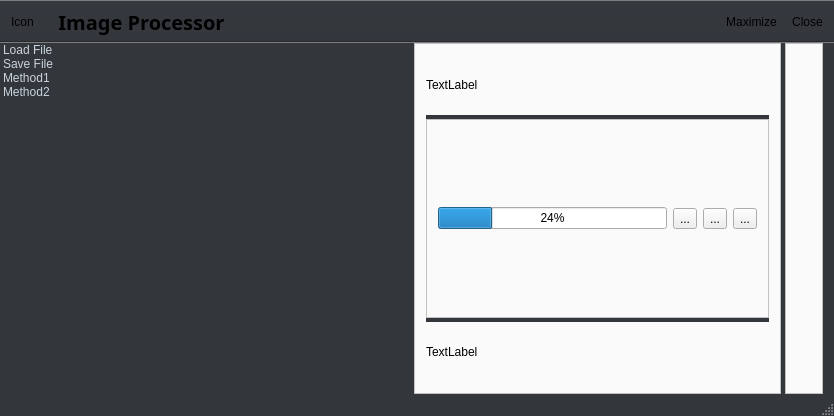
<?xml version="1.0" encoding="UTF-8"?>
<ui version="4.0">
 <class>MainWindow</class>
 <widget class="QMainWindow" name="MainWindow">
  <property name="geometry">
   <rect>
    <x>0</x>
    <y>0</y>
    <width>834</width>
    <height>416</height>
   </rect>
  </property>
  <property name="windowTitle">
   <string>MainWindow</string>
  </property>
  <property name="styleSheet">
   <string notr="true">QMainWindow{
	background-color:#33363b;
}

QToolBar {
   background-color:#33363b;
}
QToolBar::seperator{
  background-color:#33363b;
}

QSplitter::handle {
	background-color:#33363b;
}


QFrame{
       background-color:#fafafa;
}

QStatusBar {
    background-color:#33363b;
	color:#cad4de;
}
</string>
  </property>
  <widget class="QWidget" name="widget">
   <layout class="QHBoxLayout" name="horizontalLayout">
    <property name="leftMargin">
     <number>0</number>
    </property>
    <property name="topMargin">
     <number>0</number>
    </property>
    <property name="bottomMargin">
     <number>0</number>
    </property>
    <item>
     <widget class="QSplitter" name="splitter">
      <property name="orientation">
       <enum>Qt::Horizontal</enum>
      </property>
      <widget class="QListWidget" name="listWidget">
       <property name="enabled">
        <bool>true</bool>
       </property>
       <property name="styleSheet">
        <string notr="true">QListView{
background-color:#33363b;
alternate-background-color: yellow;
color:#cad4de
}

QListView {
    show-decoration-selected: 1; /* make the selection span the entire width of the view */
}

QListView::item:selected {
    border: 1px solid #6a6ea9;
}

QListView::item:selected:!active {
    background: qlineargradient(x1: 0, y1: 0, x2: 0, y2: 1,
                                stop: 0 #ABAFE5, stop: 1 #8588B2);
}

QListView::item:selected:active {
    color :#33363b;
    background: qlineargradient(x1: 0, y1: 0, x2: 0, y2: 1,
                                stop: 0 #FAFBFE, stop: 1 #DCDEF1);
}

/*QListView::item:hover {
    color :#33363b;
    background: qlineargradient(x1: 0, y1: 0, x2: 0, y2: 1,
                                stop: 0 #FAFBFE, stop: 1 #DCDEF1);
}*/</string>
       </property>
       <property name="frameShape">
        <enum>QFrame::NoFrame</enum>
       </property>
       <item>
        <property name="text">
         <string>Load File</string>
        </property>
       </item>
       <item>
        <property name="text">
         <string>Save File</string>
        </property>
       </item>
       <item>
        <property name="text">
         <string>Method1</string>
        </property>
       </item>
       <item>
        <property name="text">
         <string>Method2</string>
        </property>
       </item>
      </widget>
      <widget class="QFrame" name="frame_2">
       <property name="frameShape">
        <enum>QFrame::StyledPanel</enum>
       </property>
       <property name="frameShadow">
        <enum>QFrame::Raised</enum>
       </property>
       <layout class="QVBoxLayout" name="verticalLayout">
        <item>
         <widget class="QSplitter" name="splitter_2">
          <property name="orientation">
           <enum>Qt::Vertical</enum>
          </property>
          <widget class="QLabel" name="label">
           <property name="text">
            <string>TextLabel</string>
           </property>
          </widget>
          <widget class="QFrame" name="frame_3">
           <property name="frameShape">
            <enum>QFrame::StyledPanel</enum>
           </property>
           <property name="frameShadow">
            <enum>QFrame::Raised</enum>
           </property>
           <layout class="QHBoxLayout" name="horizontalLayout_2">
            <item>
             <widget class="QProgressBar" name="progressBar">
              <property name="value">
               <number>24</number>
              </property>
             </widget>
            </item>
            <item>
             <widget class="QToolButton" name="toolButton">
              <property name="text">
               <string>...</string>
              </property>
             </widget>
            </item>
            <item>
             <widget class="QToolButton" name="toolButton_2">
              <property name="text">
               <string>...</string>
              </property>
             </widget>
            </item>
            <item>
             <widget class="QToolButton" name="toolButton_3">
              <property name="text">
               <string>...</string>
              </property>
             </widget>
            </item>
           </layout>
          </widget>
          <widget class="QLabel" name="label_2">
           <property name="text">
            <string>TextLabel</string>
           </property>
          </widget>
         </widget>
        </item>
       </layout>
      </widget>
      <widget class="QFrame" name="frame">
       <property name="frameShape">
        <enum>QFrame::StyledPanel</enum>
       </property>
       <property name="frameShadow">
        <enum>QFrame::Raised</enum>
       </property>
       <layout class="QVBoxLayout" name="verticalLayout_2"/>
      </widget>
     </widget>
    </item>
   </layout>
  </widget>
  <widget class="QStatusBar" name="statusBar"/>
  <widget class="QToolBar" name="toolBar_3">
   <property name="windowTitle">
    <string>toolBar_3</string>
   </property>
   <property name="styleSheet">
    <string notr="true">background-color:#33363b;
color:#cad4de;
border:none;

handle::hover {
    color :#33363b;
    background: qlineargradient(x1: 0, y1: 0, x2: 0, y2: 1,
                                stop: 0 #FAFBFE, stop: 1 #DCDEF1);
	border:none;
}</string>
   </property>
   <property name="movable">
    <bool>false</bool>
   </property>
   <property name="iconSize">
    <size>
     <width>30</width>
     <height>30</height>
    </size>
   </property>
   <attribute name="toolBarArea">
    <enum>TopToolBarArea</enum>
   </attribute>
   <attribute name="toolBarBreak">
    <bool>false</bool>
   </attribute>
   <addaction name="actionIcon"/>
  </widget>
  <widget class="QToolBar" name="toolBar">
   <property name="windowTitle">
    <string>toolBar</string>
   </property>
   <property name="styleSheet">
    <string notr="true">background-color:#33363b;
color:#cad4de;
handle::font-size:25;
border:none;

handle::hover {
    color :#33363b;
    background: qlineargradient(x1: 0, y1: 0, x2: 0, y2: 1,
                                stop: 0 #FAFBFE, stop: 1 #DCDEF1);
	border:none;
}</string>
   </property>
   <property name="movable">
    <bool>false</bool>
   </property>
   <attribute name="toolBarArea">
    <enum>TopToolBarArea</enum>
   </attribute>
   <attribute name="toolBarBreak">
    <bool>false</bool>
   </attribute>
   <addaction name="actionImage_Processor"/>
  </widget>
  <widget class="QToolBar" name="toolBar_2">
   <property name="windowTitle">
    <string>toolBar_2</string>
   </property>
   <property name="layoutDirection">
    <enum>Qt::RightToLeft</enum>
   </property>
   <property name="autoFillBackground">
    <bool>false</bool>
   </property>
   <property name="styleSheet">
    <string notr="true">background-color:#33363b;
color:#cad4de;
border:none;

handle::hover {
    color :#33363b;
    background: qlineargradient(x1: 0, y1: 0, x2: 0, y2: 1,
                                stop: 0 #FAFBFE, stop: 1 #DCDEF1);
	border:none;
}</string>
   </property>
   <property name="movable">
    <bool>false</bool>
   </property>
   <property name="iconSize">
    <size>
     <width>20</width>
     <height>18</height>
    </size>
   </property>
   <attribute name="toolBarArea">
    <enum>TopToolBarArea</enum>
   </attribute>
   <attribute name="toolBarBreak">
    <bool>false</bool>
   </attribute>
   <addaction name="actionClose"/>
   <addaction name="actionMaximize"/>
  </widget>
  <action name="actionLoad">
   <property name="text">
    <string>Load</string>
   </property>
  </action>
  <action name="actionSave">
   <property name="text">
    <string>Save</string>
   </property>
  </action>
  <action name="actionClose">
   <property name="icon">
    <iconset resource="resource.qrc">
     <normaloff>:/rec/resources/close.png</normaloff>:/rec/resources/close.png</iconset>
   </property>
   <property name="text">
    <string>Close</string>
   </property>
   <property name="toolTip">
    <string>Close Application</string>
   </property>
  </action>
  <action name="actionMaximize">
   <property name="icon">
    <iconset resource="resource.qrc">
     <normaloff>:/rec/resources/maximize.png</normaloff>:/rec/resources/maximize.png</iconset>
   </property>
   <property name="text">
    <string>Maximize</string>
   </property>
   <property name="toolTip">
    <string>Maximize Application</string>
   </property>
  </action>
  <action name="actionImage_Processor">
   <property name="text">
    <string>Image Processor</string>
   </property>
   <property name="font">
    <font>
     <family>Droid Serif</family>
     <pointsize>15</pointsize>
     <weight>75</weight>
     <bold>true</bold>
     <kerning>true</kerning>
    </font>
   </property>
  </action>
  <action name="actionIcon">
   <property name="icon">
    <iconset resource="resource.qrc">
     <normaloff>:/rec/resources/icon.png</normaloff>:/rec/resources/icon.png</iconset>
   </property>
   <property name="text">
    <string>Icon</string>
   </property>
  </action>
 </widget>
 <layoutdefault spacing="6" margin="11"/>
 <resources>
  <include location="resource.qrc"/>
 </resources>
 <connections/>
</ui>
